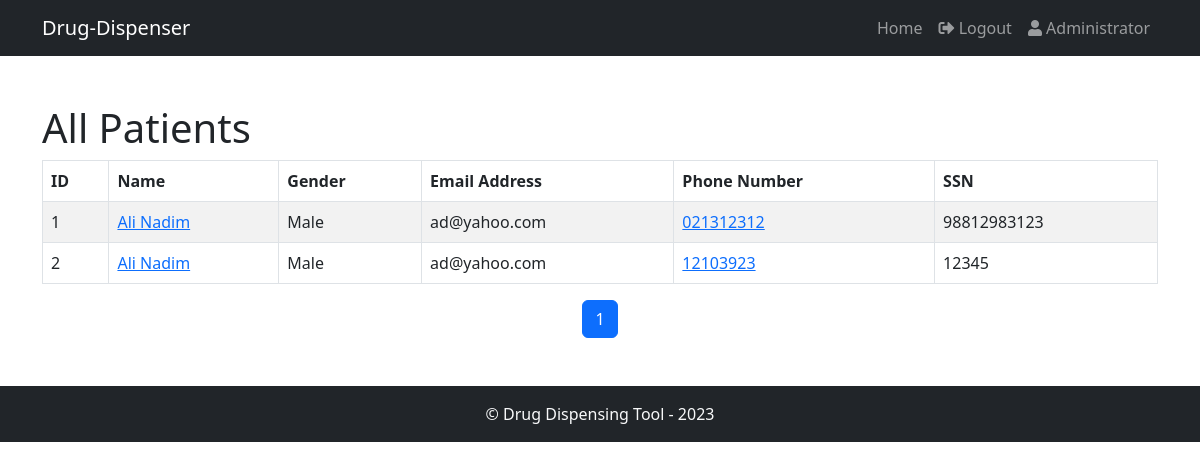
The page /records/display_patients.php (signed in) on the database its author committed.
### tables this page shows
CREATE TABLE `patient` (
  `patientId` int(11) NOT NULL,
  `name` varchar(50) NOT NULL,
  `gender` enum('Male','Female','Other') DEFAULT NULL,
  `emailAddress` varchar(100) NOT NULL,
  `phoneNumber` varchar(20) DEFAULT NULL,
  `SSN` varchar(15) DEFAULT NULL,
  `dateOfBirth` date DEFAULT NULL,
  `passwordHash` varchar(100) NOT NULL
);

### records/display_patients.php (the view, shortened to what this page needs)
<?php
require_once('../database.php');
$patientsPerPage = 10;
$conn = new mysqli($host, $username, $databasePassword, $databaseName);
if ($conn->connect_error) {
	die("Connection failed: " . $conn->connect_error);
} else {
	$sql = "SELECT COUNT(*) AS total FROM patient";
	$result = $conn->query($sql);
	$totalPatients = $result->fetch_assoc()['total'];
}
$totalPages = ceil($totalPatients / $patientsPerPage);
$currentpage = isset($_GET['page']) && is_numeric($_GET['page']) ? (int)$_GET['page'] : 1;
$offset = ($currentpage - 1) * $patientsPerPage;
$patients = array();
$conn = new mysqli($host, $username, $databasePassword, $databaseName);
if ($conn->connect_error) {
	die("Connection failed: " . $conn->connect_error);
} else {
	$sql = "SELECT * FROM patient LIMIT $offset, $patientsPerPage";
	$result = $conn->query($sql);
	if ($result->num_rows > 0) {
		while ($row = $result->fetch_assoc()) {
			$patients[] = $row;
		}
	}
}
?>
<!DOCTYPE html>
<html lang="en">
<head>
    <link rel="stylesheet" href="https://cdnjs.cloudflare.com/ajax/libs/bootstrap/5.3.0/css/bootstrap.min.css">
</head>
<body>
<?php
include_once '../commons.php';
echo $header;
?>
    <div class="container mt-5">
	<h1>All Patients</h1>
	<table class="table table-bordered table-striped">
	    <thead>
		<tr>
		    <th>ID</th>
		    <th>Name</th>
		    <th>Gender</th>
		    <th>Email Address</th>
		    <th>Phone Number</th>
		    <th>SSN</th>
		</tr>
	    </thead>
	    <tbody>
		<?php foreach ($patients as $patient) : ?>
		    <tr>
			<td><?= $patient['patientId'] ?></td>
			<td><a href="../profiles/patient_profile.php?patientId=<?= $patient['patientId'] ?>"><?= $patient['name'] ?></a></td>
			<td><?= $patient['gender'] ?></td>
			<td><?= $patient['emailAddress'] ?></td>
			<td><a href="tel:<?= $patient['phoneNumber'] ?>"><?= $patient['phoneNumber'] ?></a></td>
			<td><?= $patient['SSN'] ?></td>
		    </tr>
		<?php endforeach; ?>
	    </tbody>
	</table>
	<nav aria-label="Page navigation">
	    <ul class="pagination justify-content-center">
		<?php for ($i = max(1, $currentpage - 2); $i <= min($currentpage + 2, $totalPages); $i++) : ?>
		    <li class="page-item <?php if ($i === $currentpage) echo 'active'; ?>">
			<a class="page-link" href="?page=<?= $i ?>"><?= $i ?></a>
		    </li>
		<?php endfor; ?>
	    </ul>
	</nav>
    </div>
    <?php echo $footer; ?>
</body>
</html>

### commons.php (shortened to what this page needs)
<?php
$header = <<<EOD
<link rel="stylesheet" href="https://cdnjs.cloudflare.com/ajax/libs/font-awesome/5.15.4/css/all.min.css" />
<nav class="navbar navbar-expand-lg navbar-dark bg-dark">
    <div class="container">
	<a class="navbar-brand" href="../basic/home.php">Drug-Dispenser</a>
	<button class="navbar-toggler" type="button" data-bs-toggle="collapse" data-bs-target="#navbarNav" aria-controls="navbarNav" aria-expanded="false" aria-label="Toggle navigation">
	    <span class="navbar-toggler-icon"></span>
	</button>
	<div class="collapse navbar-collapse justify-content-end" id="navbarNav">
	    <ul class="navbar-nav">
		<li class="nav-item">
		    <a class="nav-link" href="../basic/home.php">Home</a>
		</li>
EOD;
if (isset($_SESSION['user'])) {
	$userDisplay = ucfirst($_SESSION['user']);
	$userType = strtolower($userDisplay);
	$userId = $_SESSION[$_SESSION['user'] . 'Id'];
	$header .= <<<EOD
		<li class="nav-item">
		    <a class="nav-link" href="../authentication/logout.php">
			<i class="fas fa-sign-out-alt"></i> Logout
		    </a>
		</li>
		<li class="nav-item">
		    <a class="nav-link" href="../profiles/{$userType}_profile.php?{$userType}Id={$userId}">
			<i class="fas fa-user"></i> $userDisplay
		    </a>
		</li>
EOD;
}
$header .= <<<EOD
	    </ul>
	</div>
    </div>
</nav>
EOD;
$date = date('Y');
$footer = <<<EOD
<footer class="mt-5 py-3 bg-dark text-light text-center">
    <div class="container">
	&copy; Drug Dispensing Tool - $date
    </div>
</footer>
EOD;
?>

### rows shown on the page
patient: patientId "1", name "Ali Nadim", gender "Male", emailAddress "ad@yahoo.com", phoneNumber "021312312", SSN "98812983123"
patient: patientId "2", name "Ali Nadim", gender "Male", emailAddress "ad@yahoo.com", phoneNumber "12103923", SSN "12345"

### other values the page prints
$userDisplay "Administrator"
